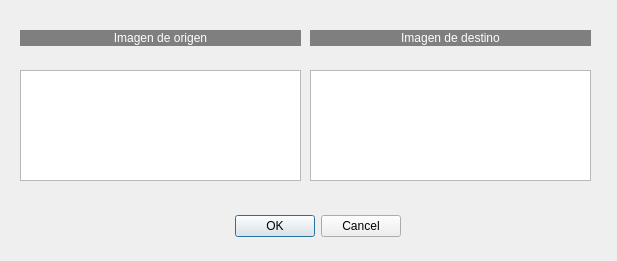
<?xml version="1.0" encoding="UTF-8"?>
<ui version="4.0">
 <class>Perspectiva</class>
 <widget class="QDialog" name="Perspectiva">
  <property name="geometry">
   <rect>
    <x>0</x>
    <y>0</y>
    <width>617</width>
    <height>261</height>
   </rect>
  </property>
  <property name="windowTitle">
   <string>Dialog</string>
  </property>
  <widget class="QDialogButtonBox" name="buttonBox">
   <property name="geometry">
    <rect>
     <x>190</x>
     <y>210</y>
     <width>211</width>
     <height>32</height>
    </rect>
   </property>
   <property name="orientation">
    <enum>Qt::Horizontal</enum>
   </property>
   <property name="standardButtons">
    <set>QDialogButtonBox::Cancel|QDialogButtonBox::Ok</set>
   </property>
  </widget>
  <widget class="QListWidget" name="listWidget">
   <property name="geometry">
    <rect>
     <x>20</x>
     <y>70</y>
     <width>281</width>
     <height>111</height>
    </rect>
   </property>
   <property name="alternatingRowColors">
    <bool>false</bool>
   </property>
   <property name="viewMode">
    <enum>QListView::ListMode</enum>
   </property>
   <property name="currentRow">
    <number>-1</number>
   </property>
  </widget>
  <widget class="QLabel" name="label_2">
   <property name="geometry">
    <rect>
     <x>20</x>
     <y>30</y>
     <width>281</width>
     <height>16</height>
    </rect>
   </property>
   <property name="styleSheet">
    <string notr="true">background-color: rgb(127, 127, 127);
color: rgb(255, 255, 255);</string>
   </property>
   <property name="text">
    <string>Imagen de origen</string>
   </property>
   <property name="alignment">
    <set>Qt::AlignCenter</set>
   </property>
  </widget>
  <widget class="QListWidget" name="listWidget_2">
   <property name="geometry">
    <rect>
     <x>310</x>
     <y>70</y>
     <width>281</width>
     <height>111</height>
    </rect>
   </property>
   <property name="alternatingRowColors">
    <bool>false</bool>
   </property>
   <property name="viewMode">
    <enum>QListView::ListMode</enum>
   </property>
   <property name="currentRow">
    <number>-1</number>
   </property>
  </widget>
  <widget class="QLabel" name="label_3">
   <property name="geometry">
    <rect>
     <x>310</x>
     <y>30</y>
     <width>281</width>
     <height>16</height>
    </rect>
   </property>
   <property name="styleSheet">
    <string notr="true">background-color: rgb(127, 127, 127);
color: rgb(255, 255, 255);</string>
   </property>
   <property name="text">
    <string>Imagen de destino</string>
   </property>
   <property name="alignment">
    <set>Qt::AlignCenter</set>
   </property>
  </widget>
 </widget>
 <resources/>
 <connections>
  <connection>
   <sender>buttonBox</sender>
   <signal>accepted()</signal>
   <receiver>Perspectiva</receiver>
   <slot>accept()</slot>
   <hints>
    <hint type="sourcelabel">
     <x>248</x>
     <y>254</y>
    </hint>
    <hint type="destinationlabel">
     <x>157</x>
     <y>274</y>
    </hint>
   </hints>
  </connection>
  <connection>
   <sender>buttonBox</sender>
   <signal>rejected()</signal>
   <receiver>Perspectiva</receiver>
   <slot>reject()</slot>
   <hints>
    <hint type="sourcelabel">
     <x>316</x>
     <y>260</y>
    </hint>
    <hint type="destinationlabel">
     <x>286</x>
     <y>274</y>
    </hint>
   </hints>
  </connection>
 </connections>
</ui>
